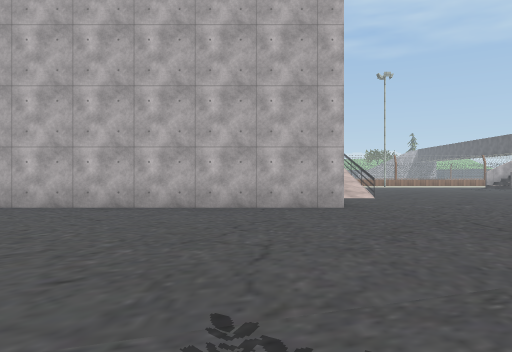
[1] (above)

18 first-person views from a walk through a Unity game level. The camera is 1.3 m above the floor, looks level and sees 70° across. The floor is counted in squares, 2 m on a side. Each view is taken from the middle of a square. On the plan, view 1 faces up. The plan holds only what a view shows up to about 11 squares ahead; the rest is blank. The place goes on beyond the plan. Some surface patterns are stand-ins.

[2]
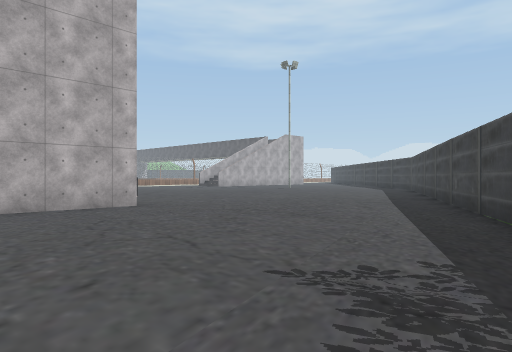

[3]
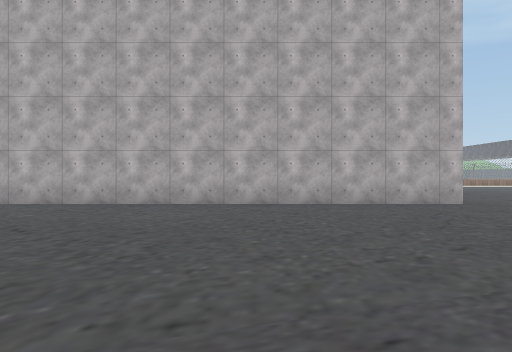

[4]
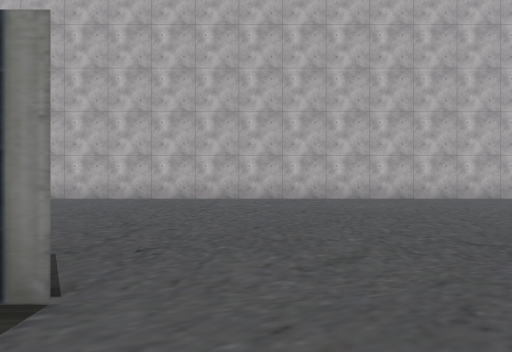

[5]
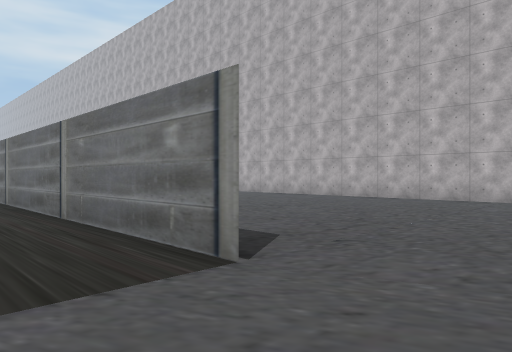

[6]
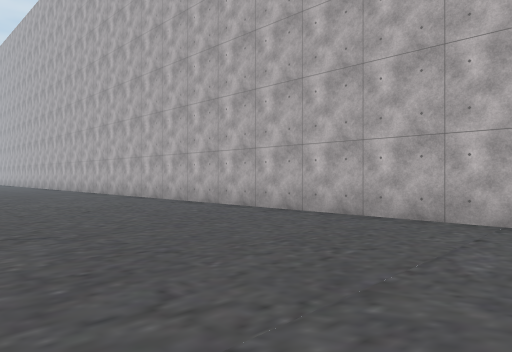

[7]
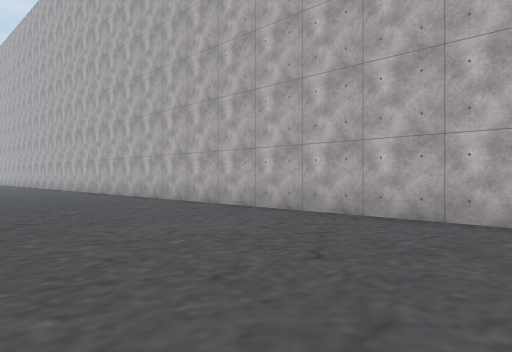

[8]
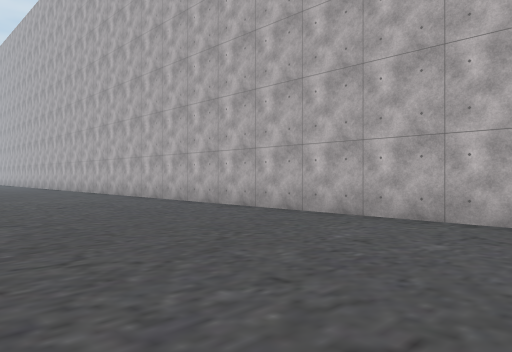

[9]
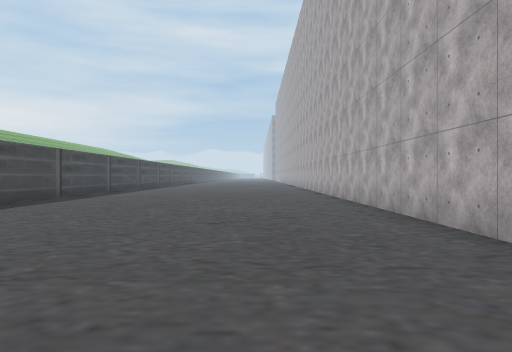

[10]
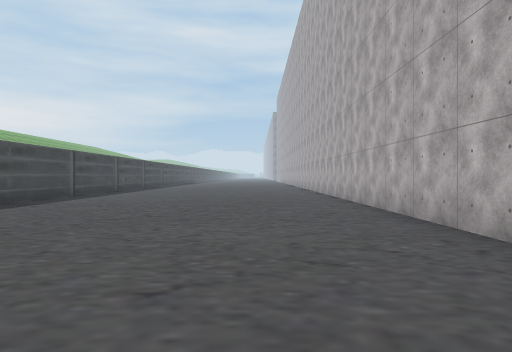

[11]
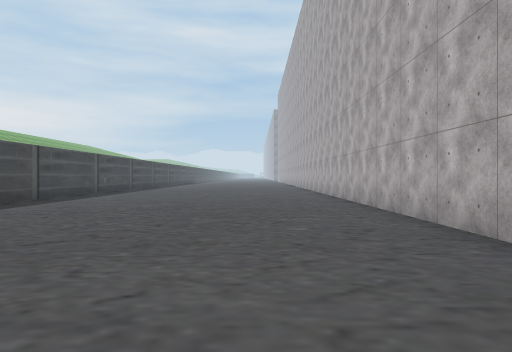

[12]
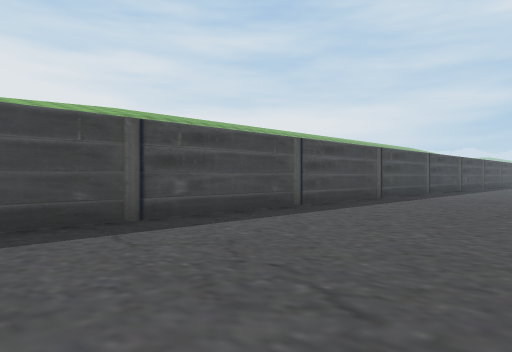

[13]
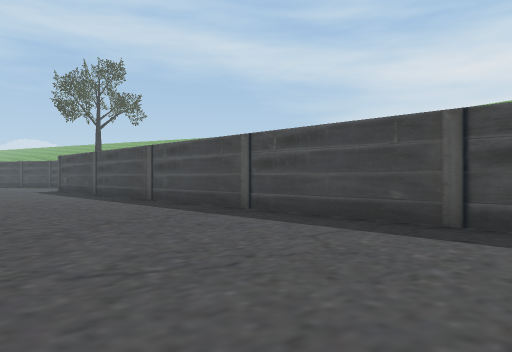

[14]
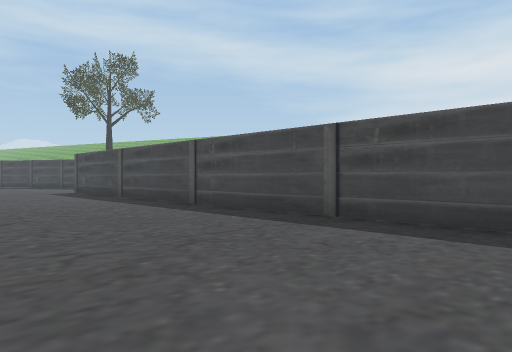

[15]
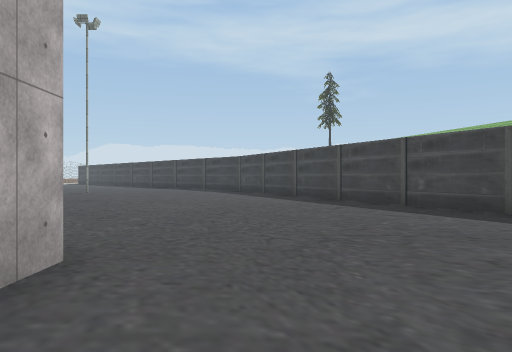

[16]
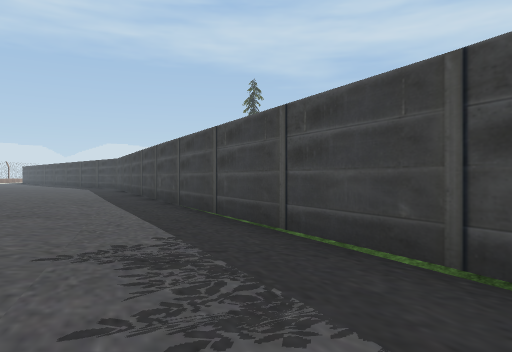

[17]
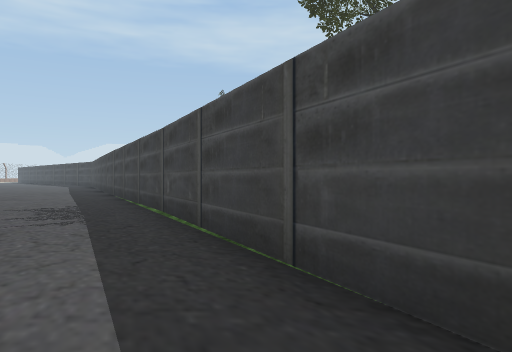

[18]
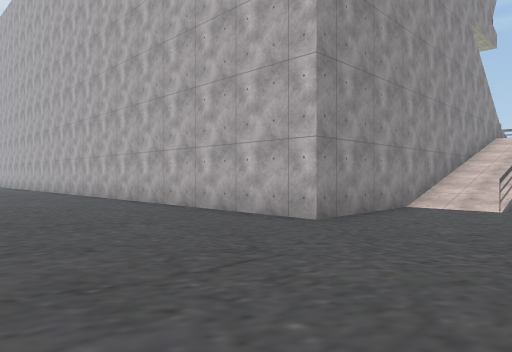

### Floor plan
Points are (right, up) in squares from view 1. A wall is a line through its corners. A room is listed if a view was taken in it or the views show most of it. See-through windows are left out.
Room 1 (views 1, 2, 3, 4, 5, 6, 7, 8, 9, 10, 11, 12, 13, 14, 15, 16, 17, 18)
walls: (-5.7, -3.9) (7.3, 2.6); (1.8, 11.5) (1.8, 7.5) (-36, 7.5); (7.1, 2.8) (10.1, 4.3); (-36, -1) (-12.5, -1)
ways out: opening at (-7.5, -2.5)

Positions as (right, up) in squares from view 1, and headings:
1: (0, 0), facing up
2: (-2, 0), facing up-right
3: (-3, -1), facing up
4: (-7, -3), facing up
5: (-6, -3), facing up-left
6: (-7, 2), facing up-left
7: (-12, 2), facing up-left
8: (-17, 2), facing up-left
9: (-20, 5), facing left
10: (-23, 5), facing left
11: (-25, 5), facing left
12: (-21, 4), facing down-left
13: (-25, 4), facing down-right
14: (-23, 4), facing down-right
15: (-1, 6), facing right
16: (-3, 0), facing right
17: (-7, -3), facing right
18: (5, 3), facing up-left
